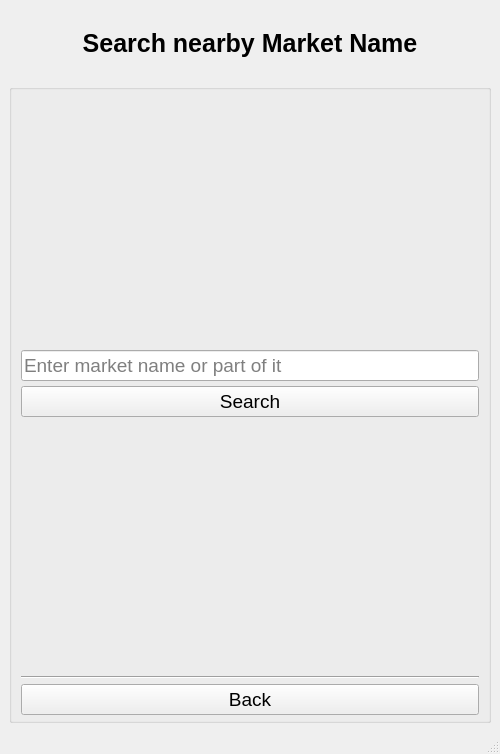
<?xml version="1.0" encoding="UTF-8"?>
<ui version="4.0">
 <class>MainWindow</class>
 <widget class="QMainWindow" name="MainWindow">
  <property name="geometry">
   <rect>
    <x>0</x>
    <y>0</y>
    <width>500</width>
    <height>754</height>
   </rect>
  </property>
  <property name="windowTitle">
   <string>MainWindow</string>
  </property>
  <widget class="QWidget" name="centralwidget">
   <property name="minimumSize">
    <size>
     <width>500</width>
     <height>700</height>
    </size>
   </property>
   <property name="maximumSize">
    <size>
     <width>16777215</width>
     <height>16777215</height>
    </size>
   </property>
   <layout class="QVBoxLayout" name="verticalLayout_2" stretch="0,0,0,1">
    <item>
     <spacer name="horizontalSpacer_2">
      <property name="orientation">
       <enum>Qt::Orientation::Horizontal</enum>
      </property>
      <property name="sizeHint" stdset="0">
       <size>
        <width>40</width>
        <height>20</height>
       </size>
      </property>
     </spacer>
    </item>
    <item>
     <widget class="QLabel" name="label">
      <property name="font">
       <font>
        <pointsize>19</pointsize>
        <bold>true</bold>
       </font>
      </property>
      <property name="text">
       <string>Search nearby Market Name</string>
      </property>
      <property name="textFormat">
       <enum>Qt::TextFormat::AutoText</enum>
      </property>
      <property name="scaledContents">
       <bool>false</bool>
      </property>
      <property name="alignment">
       <set>Qt::AlignmentFlag::AlignCenter</set>
      </property>
     </widget>
    </item>
    <item>
     <spacer name="horizontalSpacer">
      <property name="orientation">
       <enum>Qt::Orientation::Horizontal</enum>
      </property>
      <property name="sizeHint" stdset="0">
       <size>
        <width>40</width>
        <height>20</height>
       </size>
      </property>
     </spacer>
    </item>
    <item>
     <widget class="QGroupBox" name="groupBox">
      <property name="font">
       <font>
        <pointsize>14</pointsize>
       </font>
      </property>
      <property name="title">
       <string/>
      </property>
      <property name="alignment">
       <set>Qt::AlignmentFlag::AlignCenter</set>
      </property>
      <property name="checkable">
       <bool>false</bool>
      </property>
      <property name="checked">
       <bool>false</bool>
      </property>
      <layout class="QVBoxLayout" name="verticalLayout" stretch="0,0,0,0,0,0">
       <property name="spacing">
        <number>5</number>
       </property>
       <property name="sizeConstraint">
        <enum>QLayout::SizeConstraint::SetDefaultConstraint</enum>
       </property>
       <property name="topMargin">
        <number>5</number>
       </property>
       <property name="bottomMargin">
        <number>5</number>
       </property>
       <item>
        <spacer name="verticalSpacer">
         <property name="orientation">
          <enum>Qt::Orientation::Vertical</enum>
         </property>
         <property name="sizeHint" stdset="0">
          <size>
           <width>20</width>
           <height>40</height>
          </size>
         </property>
        </spacer>
       </item>
       <item>
        <widget class="QLineEdit" name="market_name_input">
         <property name="placeholderText">
          <string>Enter market name or part of it  </string>
         </property>
        </widget>
       </item>
       <item>
        <widget class="QPushButton" name="search_button">
         <property name="text">
          <string>Search</string>
         </property>
        </widget>
       </item>
       <item>
        <spacer name="verticalSpacer_2">
         <property name="orientation">
          <enum>Qt::Orientation::Vertical</enum>
         </property>
         <property name="sizeHint" stdset="0">
          <size>
           <width>20</width>
           <height>40</height>
          </size>
         </property>
        </spacer>
       </item>
       <item>
        <widget class="Line" name="line">
         <property name="orientation">
          <enum>Qt::Orientation::Horizontal</enum>
         </property>
        </widget>
       </item>
       <item>
        <widget class="QPushButton" name="back_button">
         <property name="text">
          <string>Back</string>
         </property>
         <property name="autoExclusive">
          <bool>false</bool>
         </property>
        </widget>
       </item>
      </layout>
     </widget>
    </item>
   </layout>
  </widget>
  <widget class="QMenuBar" name="menubar">
   <property name="geometry">
    <rect>
     <x>0</x>
     <y>0</y>
     <width>500</width>
     <height>33</height>
    </rect>
   </property>
  </widget>
  <widget class="QStatusBar" name="statusbar"/>
 </widget>
 <resources/>
 <connections/>
</ui>
